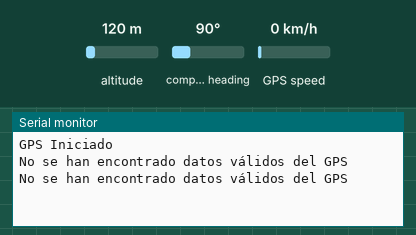
A program run on a simulated ESP32. Shown: the last lines printed to the serial monitor. Inputs (shaded band) come from the test bench; at power-on: altitude 120 m, GPS speed 0 km/h, compass heading 90°. The GPS gets a fix after 3 s at 37.7749, -122.4194 with 8 satellites.

Above: at 1.2 s.
1.3 s: altitude set to 20 m
At 3.9 s:
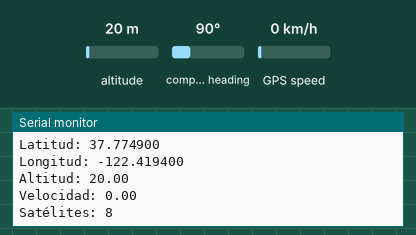
4.5 s: GPS speed set to 2 km/h
At 5.8 s:
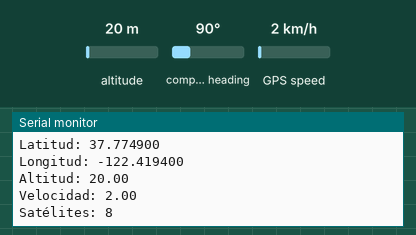
6.0 s: altitude set to 250 m
At 6.9 s:
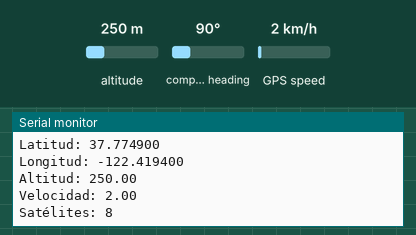

The program:

main.cpp
```cpp
#include <Arduino.h>
#include <TinyGPS++.h>

// Definimos los pines para el GPS
const int RXPin = 16, TXPin = 17;
const uint32_t GPSBaud = 9600;

// Inicializamos el objeto TinyGPS++
TinyGPSPlus gps;

// Inicializamos el puerto serial para el GPS
HardwareSerial gpsSerial(2);

void setup() {
  // Iniciamos la comunicación serial
  Serial.begin(115200);
  // Iniciamos la comunicación serial con el GPS
  gpsSerial.begin(GPSBaud, SERIAL_8N1, RXPin, TXPin);

  Serial.println("GPS Iniciado");
}

void loop() {
  // Procesamos los datos del GPS
  while (gpsSerial.available() > 0) {
    gps.encode(gpsSerial.read());
  }

  // Si hay datos válidos del GPS, los mostramos
  if (gps.location.isValid()) {
    Serial.print("Latitud: ");
    Serial.println(gps.location.lat(), 6);
    Serial.print("Longitud: ");
    Serial.println(gps.location.lng(), 6);
    Serial.print("Altitud: ");
    Serial.println(gps.altitude.meters());
    Serial.print("Velocidad: ");
    Serial.println(gps.speed.kmph());
    Serial.print("Satélites: ");
    Serial.println(gps.satellites.value());
  } else {
    Serial.println("No se han encontrado datos válidos del GPS");
  }

  // Esperamos un poco antes de la siguiente lectura
  delay(1000);
}
```

Measured:
- after the input at 1.3 s, the serial monitor: prints a new line after 1.7 s (image 1)
- after the input at 4.5 s, the serial monitor: prints a new line after 0.58 s (image 2)
- after the input at 6.0 s, the serial monitor: prints a new line after 0.10 s (image 3)
